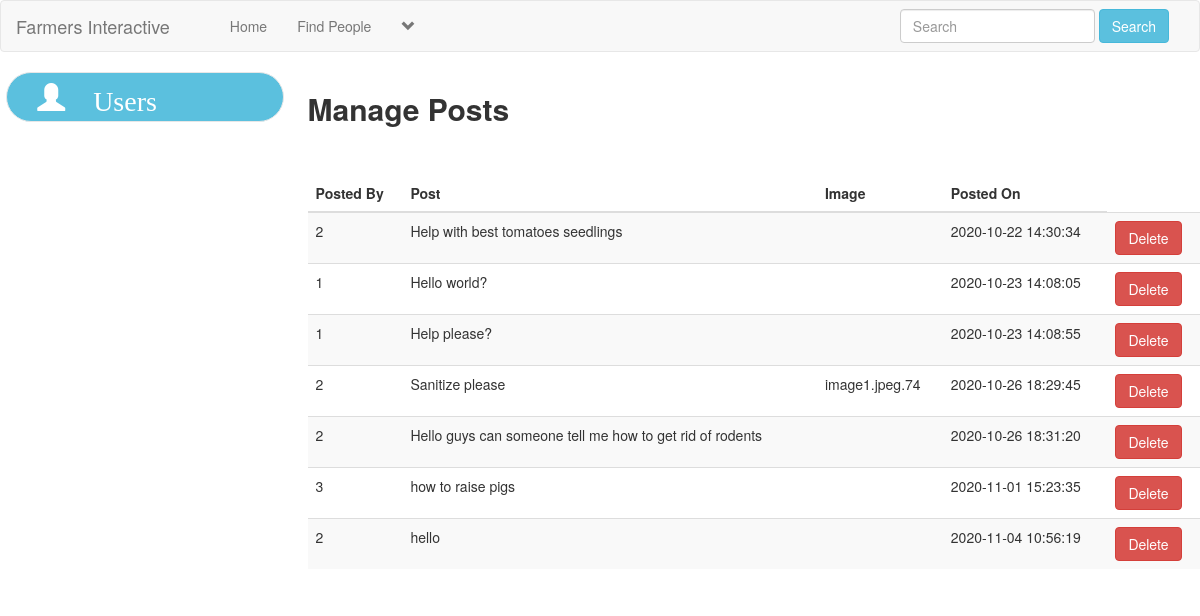
/admin/posts.php (signed in), run on the app's committed database.
### tables this page shows
CREATE TABLE `posts` (
  `post_id` int(11) NOT NULL AUTO_INCREMENT,
  `user_id` int(11) NOT NULL,
  `post_content` varchar(255) NOT NULL,
  `upload_image` varchar(255) NOT NULL,
  `post_date` timestamp NOT NULL DEFAULT current_timestamp(),
  PRIMARY KEY (`post_id`)
);

### admin/posts.php (the view, shortened to what this page needs)
<!DOCTYPE html>
<?php
include("includes/header.php");
?>
<?php
	$mysqli =new mysqli('localhost', 'root','', 'farmers') or die(mysqli_error(mysqli));
	$result =$mysqli->query("SELECT * from posts ") or die($mysqli->error);
 ?>
<html>
<head>
	<link rel="stylesheet" href="https://maxcdn.bootstrapcdn.com/bootstrap/3.3.7/css/bootstrap.min.css">
	<link rel="stylesheet" type="text/css" href="style/home_style2.css">
</head>
<body>
	<div class="row">
		<div class="col-sm-3" style="left:0.5%;">
			<?php include 'side-nav.php';?>
		</div>
		<div class="col-sm-9" style="left:7%:">
			<h2><strong>Manage Posts</strong></h2><br><br>
            <table class="table table-striped table-hover">
                <thead>
                    <tr>
                        <th>Posted By</th>
                        <th>Post</th>
      					       <th>Image</th>
      					       <th>Posted On</th>
                    </tr>
                </thead>
                <tbody>
    	<?php
           while($row = mysqli_fetch_array($result))
                {
                ?>
     <tr>
      <td><?php echo $row["user_id"]; ?></td>
      <td><?php echo $row["post_content"]; ?></td>
      <td><?php echo $row["upload_image"]; ?></td>
      <td><?php echo $row["post_date"]; ?></td>
      <td>
       <button href="#deleteEmployeeModal" class="btn btn-danger" class="delete" data-toggle="modal" data-toggle="tooltip" title="Delete">Delete</button>
      </td>
     </tr>
                <?php
                    }
                ?>
                </tbody>
            </table>
		</div>
	</div>
</body>
</html>

### style/home_style2.css (style rules this page uses)
body { overflow-x: hidden; }

### data on the page
posts: user "2", post_content "Help with best tomatoes seedlings", post_date "2020-10-22 14:30:34"
posts: user "1", post_content "Hello world?", post_date "2020-10-23 14:08:05"
posts: user "1", post_content "Help please?", post_date "2020-10-23 14:08:55"
posts: user "2", post_content "Sanitize please", upload_image "image1.jpeg.74", post_date "2020-10-26 18:29:45"
posts: user "2", post_content "Hello guys can someone tell me how to get rid of rodents", post_date "2020-10-26 18:31:20"
posts: user "3", post_content "how to raise pigs", post_date "2020-11-01 15:23:35"
posts: user "2", post_content "hello", post_date "2020-11-04 10:56:19"
